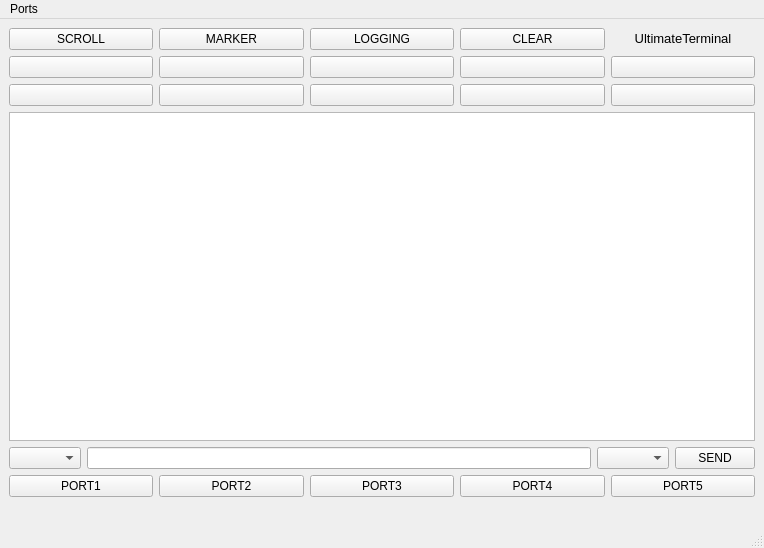
<?xml version="1.0" encoding="UTF-8"?>
<ui version="4.0">
 <class>MainWindow</class>
 <widget class="QMainWindow" name="MainWindow">
  <property name="geometry">
   <rect>
    <x>0</x>
    <y>0</y>
    <width>764</width>
    <height>548</height>
   </rect>
  </property>
  <property name="sizePolicy">
   <sizepolicy hsizetype="Fixed" vsizetype="Fixed">
    <horstretch>0</horstretch>
    <verstretch>0</verstretch>
   </sizepolicy>
  </property>
  <property name="windowTitle">
   <string>UltimateTerminal</string>
  </property>
  <widget class="QWidget" name="centralwidget">
   <property name="enabled">
    <bool>true</bool>
   </property>
   <property name="sizePolicy">
    <sizepolicy hsizetype="Maximum" vsizetype="Maximum">
     <horstretch>0</horstretch>
     <verstretch>0</verstretch>
    </sizepolicy>
   </property>
   <layout class="QVBoxLayout" name="verticalLayout">
    <item>
     <layout class="QGridLayout" name="gridLayout_2" rowstretch="1,0,0,0,0,0,0,0,0,0" columnstretch="0,0,0,0,0">
      <property name="sizeConstraint">
       <enum>QLayout::SetMaximumSize</enum>
      </property>
      <item row="8" column="0">
       <widget class="QPushButton" name="portButton_1">
        <property name="enabled">
         <bool>true</bool>
        </property>
        <property name="text">
         <string>PORT1</string>
        </property>
       </widget>
      </item>
      <item row="9" column="0">
       <widget class="QLabel" name="portLabel_1">
        <property name="sizePolicy">
         <sizepolicy hsizetype="Ignored" vsizetype="Preferred">
          <horstretch>0</horstretch>
          <verstretch>0</verstretch>
         </sizepolicy>
        </property>
        <property name="text">
         <string/>
        </property>
       </widget>
      </item>
      <item row="0" column="4">
       <widget class="QLabel" name="applicationName">
        <property name="sizePolicy">
         <sizepolicy hsizetype="Preferred" vsizetype="Maximum">
          <horstretch>0</horstretch>
          <verstretch>0</verstretch>
         </sizepolicy>
        </property>
        <property name="font">
         <font>
          <pointsize>10</pointsize>
         </font>
        </property>
        <property name="text">
         <string>UltimateTerminal</string>
        </property>
        <property name="alignment">
         <set>Qt::AlignCenter</set>
        </property>
       </widget>
      </item>
      <item row="8" column="4">
       <widget class="QPushButton" name="portButton_5">
        <property name="text">
         <string>PORT5</string>
        </property>
       </widget>
      </item>
      <item row="3" column="4">
       <widget class="QPushButton" name="userButton_10">
        <property name="text">
         <string/>
        </property>
       </widget>
      </item>
      <item row="3" column="2">
       <widget class="QPushButton" name="userButton_8">
        <property name="text">
         <string/>
        </property>
       </widget>
      </item>
      <item row="0" column="3">
       <widget class="QPushButton" name="clearButton">
        <property name="text">
         <string>CLEAR</string>
        </property>
       </widget>
      </item>
      <item row="2" column="4">
       <widget class="QPushButton" name="userButton_5">
        <property name="text">
         <string/>
        </property>
       </widget>
      </item>
      <item row="2" column="2">
       <widget class="QPushButton" name="userButton_3">
        <property name="text">
         <string/>
        </property>
       </widget>
      </item>
      <item row="3" column="0">
       <widget class="QPushButton" name="userButton_6">
        <property name="text">
         <string/>
        </property>
       </widget>
      </item>
      <item row="9" column="2">
       <widget class="QLabel" name="portLabel_3">
        <property name="sizePolicy">
         <sizepolicy hsizetype="Ignored" vsizetype="Preferred">
          <horstretch>0</horstretch>
          <verstretch>0</verstretch>
         </sizepolicy>
        </property>
        <property name="text">
         <string/>
        </property>
       </widget>
      </item>
      <item row="9" column="4">
       <widget class="QLabel" name="portLabel_5">
        <property name="sizePolicy">
         <sizepolicy hsizetype="Ignored" vsizetype="Preferred">
          <horstretch>0</horstretch>
          <verstretch>0</verstretch>
         </sizepolicy>
        </property>
        <property name="text">
         <string/>
        </property>
       </widget>
      </item>
      <item row="8" column="1">
       <widget class="QPushButton" name="portButton_2">
        <property name="text">
         <string>PORT2</string>
        </property>
       </widget>
      </item>
      <item row="8" column="2">
       <widget class="QPushButton" name="portButton_3">
        <property name="text">
         <string>PORT3</string>
        </property>
       </widget>
      </item>
      <item row="9" column="1">
       <widget class="QLabel" name="portLabel_2">
        <property name="sizePolicy">
         <sizepolicy hsizetype="Ignored" vsizetype="Preferred">
          <horstretch>0</horstretch>
          <verstretch>0</verstretch>
         </sizepolicy>
        </property>
        <property name="text">
         <string/>
        </property>
       </widget>
      </item>
      <item row="2" column="0">
       <widget class="QPushButton" name="userButton_1">
        <property name="text">
         <string/>
        </property>
       </widget>
      </item>
      <item row="4" column="0" colspan="5">
       <widget class="QListWidget" name="terminalView">
        <property name="autoScrollMargin">
         <number>2</number>
        </property>
        <property name="verticalScrollMode">
         <enum>QAbstractItemView::ScrollPerPixel</enum>
        </property>
       </widget>
      </item>
      <item row="6" column="0" colspan="5">
       <layout class="QHBoxLayout" name="horizontalLayout_2">
        <item>
         <widget class="QComboBox" name="portComboBox"/>
        </item>
        <item>
         <widget class="QLineEdit" name="textEdit"/>
        </item>
        <item>
         <widget class="QComboBox" name="lineEndingComboBox"/>
        </item>
        <item>
         <widget class="QPushButton" name="sendButton">
          <property name="text">
           <string>SEND</string>
          </property>
         </widget>
        </item>
       </layout>
      </item>
      <item row="0" column="2">
       <widget class="QPushButton" name="loggingButton">
        <property name="text">
         <string>LOGGING</string>
        </property>
       </widget>
      </item>
      <item row="0" column="0">
       <widget class="QPushButton" name="scrollButton">
        <property name="text">
         <string>SCROLL</string>
        </property>
       </widget>
      </item>
      <item row="8" column="3">
       <widget class="QPushButton" name="portButton_4">
        <property name="text">
         <string>PORT4</string>
        </property>
       </widget>
      </item>
      <item row="3" column="1">
       <widget class="QPushButton" name="userButton_7">
        <property name="text">
         <string/>
        </property>
       </widget>
      </item>
      <item row="0" column="1">
       <widget class="QPushButton" name="markerButton">
        <property name="text">
         <string>MARKER</string>
        </property>
       </widget>
      </item>
      <item row="3" column="3">
       <widget class="QPushButton" name="userButton_9">
        <property name="text">
         <string/>
        </property>
       </widget>
      </item>
      <item row="2" column="1">
       <widget class="QPushButton" name="userButton_2">
        <property name="text">
         <string/>
        </property>
       </widget>
      </item>
      <item row="2" column="3">
       <widget class="QPushButton" name="userButton_4">
        <property name="text">
         <string/>
        </property>
       </widget>
      </item>
      <item row="9" column="3">
       <widget class="QLabel" name="portLabel_4">
        <property name="sizePolicy">
         <sizepolicy hsizetype="Ignored" vsizetype="Preferred">
          <horstretch>0</horstretch>
          <verstretch>0</verstretch>
         </sizepolicy>
        </property>
        <property name="text">
         <string/>
        </property>
       </widget>
      </item>
     </layout>
    </item>
   </layout>
  </widget>
  <widget class="QMenuBar" name="menubar">
   <property name="geometry">
    <rect>
     <x>0</x>
     <y>0</y>
     <width>764</width>
     <height>22</height>
    </rect>
   </property>
   <widget class="QMenu" name="menuHelp">
    <property name="title">
     <string>Ports</string>
    </property>
    <widget class="QMenu" name="menuPort_2">
     <property name="title">
      <string>Port 1</string>
     </property>
     <addaction name="actionOpen_2"/>
     <addaction name="actionClose_2"/>
     <addaction name="actionSetup_2"/>
    </widget>
    <addaction name="menuPort_2"/>
    <addaction name="actionType_2"/>
    <addaction name="actionPort_3"/>
    <addaction name="actionPort_4"/>
    <addaction name="actionPort_5"/>
   </widget>
   <addaction name="menuHelp"/>
  </widget>
  <widget class="QStatusBar" name="statusbar"/>
  <action name="actionStart_logging_to_file">
   <property name="checkable">
    <bool>false</bool>
   </property>
   <property name="text">
    <string>Start logging to file</string>
   </property>
  </action>
  <action name="actionStop_logging_to_file">
   <property name="text">
    <string>Stop logging to file</string>
   </property>
  </action>
  <action name="actionOpen">
   <property name="text">
    <string>Open</string>
   </property>
  </action>
  <action name="actionClose">
   <property name="text">
    <string>Close</string>
   </property>
  </action>
  <action name="actionSetup">
   <property name="text">
    <string>Setup</string>
   </property>
  </action>
  <action name="actionOpen_2">
   <property name="text">
    <string>Open</string>
   </property>
  </action>
  <action name="actionClose_2">
   <property name="text">
    <string>Close</string>
   </property>
  </action>
  <action name="actionSetup_2">
   <property name="text">
    <string>Setup</string>
   </property>
  </action>
  <action name="actionPlugin_1">
   <property name="text">
    <string>Plugin 1</string>
   </property>
  </action>
  <action name="actionPlugin_2">
   <property name="text">
    <string>Plugin 2</string>
   </property>
  </action>
  <action name="actionPlugin_3">
   <property name="text">
    <string>Plugin 3</string>
   </property>
  </action>
  <action name="actionAbout">
   <property name="text">
    <string>About...</string>
   </property>
  </action>
  <action name="actionExit">
   <property name="text">
    <string>Exit</string>
   </property>
  </action>
  <action name="actionType_2">
   <property name="text">
    <string>Port 2</string>
   </property>
  </action>
  <action name="actionPort_3">
   <property name="text">
    <string>Port 3</string>
   </property>
  </action>
  <action name="actionPort_4">
   <property name="text">
    <string>Port 4</string>
   </property>
  </action>
  <action name="actionPort_5">
   <property name="text">
    <string>Port 5</string>
   </property>
  </action>
 </widget>
 <resources/>
 <connections/>
</ui>
